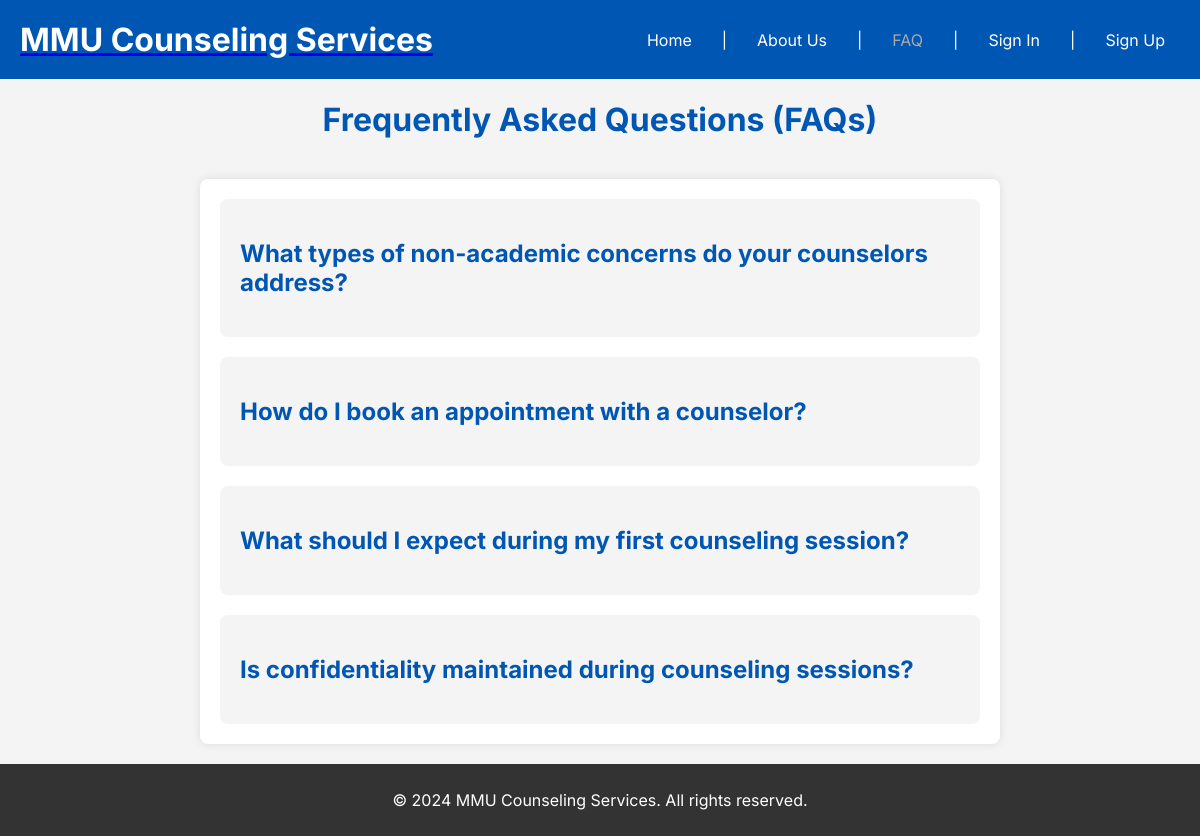
Page /faq_management/faq.php on the committed database.
### tables this page shows
CREATE TABLE faqs (
    id INT AUTO_INCREMENT PRIMARY KEY,
    question VARCHAR(255) NOT NULL,
    answer TEXT NOT NULL
);

### faq_management/faq.php (the view, shortened to what this page needs)
<?php
require_once("../includes/header.php");
$conn = OpenConnection();
?>
<div class="container">
<h1 class="h1-faq">Frequently Asked Questions (FAQs)</h1>
    <section class="faq">
        <div class="faq-section">
            <?php
            $query = "SELECT * FROM faqs";
            $result = mysqli_query($conn, $query);
            if ($result) {
                while ($row = mysqli_fetch_assoc($result)) {
                    $id = $row['id'];
                    $question = htmlspecialchars($row['question']);
                    echo "<div class='faq-item'>";
                    echo "<a href='#faq$id' class='faq-question'><h2>$question</h2></a>";
                    echo "</div>";
                }
            } else {
                echo "<p>Unable to fetch FAQs at the moment. Please try again later.</p>";
            }
            ?>
        </div>
    </section>
</div>
<?php require_once("../includes/footer.php"); ?>

### includes/header.php (shortened to what this page needs)
<!DOCTYPE html>
<html>
<head>
    <link rel="stylesheet" type="text/css" href="/Web-Development-Course/assets/css/style.css">
</head>
<body>
    <header>
        <div class="nav-container">
            <a href="/Web-Development-Course/index.php">
                <h1 style="color: white; margin: auto; text-decoration: none;">MMU Counseling Services</h1>
            </a>
            <nav>
                <ul>
                    <li><a class="<?= basename($_SERVER['PHP_SELF']) == 'index.php' ? 'active' : '' ?>"
                            href="/Web-Development-Course/index.php">Home</a></li>
                    <li>|</li>
                    <li><a class="<?= basename($_SERVER['PHP_SELF']) == 'aboutus.php' ? 'active' : '' ?>"
                            href="/Web-Development-Course/aboutus.php">About Us</a></li>
                    <li>|</li>
                    <li><a class="<?= basename($_SERVER['PHP_SELF']) == 'faq.php' ? 'active' : '' ?>"
                            href="/Web-Development-Course/faq_management/faq.php">FAQ</a></li>
                    <li>|</li>
                    <li><a class="<?= basename($_SERVER['PHP_SELF']) == 'signin.php' ? 'active' : '' ?>"
                            href="/Web-Development-Course/authentication/signin.php">Sign In</a></li>
                    <li>|</li>
                    <li><a class="<?= basename($_SERVER['PHP_SELF']) == 'signup.php' ? 'active' : '' ?>"
                            href="/Web-Development-Course/authentication/signup.php">Sign Up</a></li>
                </ul>
            </nav>
        </div>
    </header>
</body>
</html>

### includes/footer.php
<footer>
        <p>&copy; 2024 MMU Counseling Services. All rights reserved.</p>
</footer>
</body>
</html>

### assets/css/style.css (style rules this page uses)
* { box-sizing: border-box; }
body { font-family: "Inter", sans-serif; background-color: #f4f4f4; color: #333; margin: 0; padding: 0; display: flex; flex-direction: column; justify-content: space-between; min-height: 100vh; }
.container { display: flex; flex-direction: column; justify-content: center; align-items: center; width: 100%; flex-grow: 1; }
header { background-color: #0056b3; color: #fff; padding: 20px; text-align: center; width: 100%; flex-shrink: 0; }
footer { background-color: #333; color: #fff; text-align: center; padding: 10px; width: 100%; min-height: 5vh; margin-top: auto; flex-shrink: 0; }
h2 { color: #0056b3; }
.nav-container { display: flex; justify-content: space-between; align-items: center; text-align: center; }
nav ul { display: flex; justify-content: center; align-items: center; list-style-type: none; padding: 0; margin: 0; }
nav ul li { margin: 0 15px; }
nav ul li a { color: #fff; text-decoration: none; }
nav ul li a.active { color: darkgrey; text-decoration: none; }
.faq { padding: 20px; background-color: #fff; border-radius: 8px; box-shadow: 0 0 10px rgba(0, 0, 0, 0.1); max-width: 800px; min-width: 800px; margin: 20px auto; }
.h1-faq { text-align: center; color: #0056b3; margin-bottom: 20px; }
.faq-section { display: flex; flex-direction: column; gap: 20px; }
.faq-question { cursor: pointer; text-decoration: none; }

### rows in the picture
faqs: question "What types of non-academic concerns do your counselors address?"
faqs: question "How do I book an appointment with a counselor?"
faqs: question "What should I expect during my first counseling session?"
faqs: question "Is confidentiality maintained during counseling sessions?"
